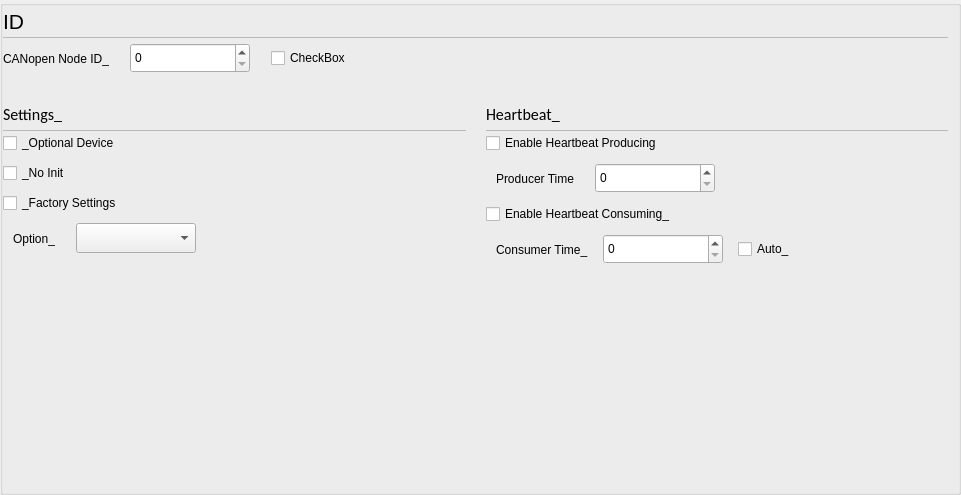
<?xml version="1.0" encoding="UTF-8"?>
<ui version="4.0">
 <class>C_SdNdeCoDeviceConfigWidget</class>
 <widget class="QWidget" name="C_SdNdeCoDeviceConfigWidget">
  <property name="geometry">
   <rect>
    <x>0</x>
    <y>0</y>
    <width>961</width>
    <height>495</height>
   </rect>
  </property>
  <property name="windowTitle">
   <string>C_SdNdeCoDeviceConfigWidget</string>
  </property>
  <layout class="QVBoxLayout" name="verticalLayout_4">
   <property name="leftMargin">
    <number>0</number>
   </property>
   <property name="topMargin">
    <number>0</number>
   </property>
   <property name="rightMargin">
    <number>0</number>
   </property>
   <property name="bottomMargin">
    <number>0</number>
   </property>
   <item>
    <widget class="stw::opensyde_gui_elements::C_OgeGbxTransparent" name="pc_GroupBox_2">
     <property name="minimumSize">
      <size>
       <width>0</width>
       <height>406</height>
      </size>
     </property>
     <layout class="QVBoxLayout" name="verticalLayout_2" stretch="0,0,0,0">
      <property name="spacing">
       <number>0</number>
      </property>
      <property name="leftMargin">
       <number>0</number>
      </property>
      <property name="topMargin">
       <number>0</number>
      </property>
      <property name="rightMargin">
       <number>10</number>
      </property>
      <property name="bottomMargin">
       <number>0</number>
      </property>
      <item>
       <layout class="QHBoxLayout" name="horizontalLayout_3" stretch="0,1">
        <property name="spacing">
         <number>6</number>
        </property>
        <item>
         <widget class="stw::opensyde_gui_elements::C_OgeLabHeadingGroupBold" name="pc_LabelCanOpenIdCaption">
          <property name="minimumSize">
           <size>
            <width>0</width>
            <height>30</height>
           </size>
          </property>
          <property name="maximumSize">
           <size>
            <width>16777215</width>
            <height>30</height>
           </size>
          </property>
          <property name="font">
           <font>
            <family>Segoe UI</family>
            <pointsize>16</pointsize>
           </font>
          </property>
          <property name="text">
           <string>ID</string>
          </property>
         </widget>
        </item>
        <item>
         <spacer name="horizontalSpacer_6">
          <property name="orientation">
           <enum>Qt::Horizontal</enum>
          </property>
          <property name="sizeHint" stdset="0">
           <size>
            <width>40</width>
            <height>10</height>
           </size>
          </property>
         </spacer>
        </item>
       </layout>
      </item>
      <item>
       <layout class="QHBoxLayout" name="horizontalLayout_16">
        <property name="spacing">
         <number>0</number>
        </property>
        <property name="leftMargin">
         <number>0</number>
        </property>
        <property name="topMargin">
         <number>1</number>
        </property>
        <property name="rightMargin">
         <number>0</number>
        </property>
        <item>
         <widget class="stw::opensyde_gui_elements::C_OgeFraSeparator" name="pc_FramSperator1">
          <property name="minimumSize">
           <size>
            <width>0</width>
            <height>1</height>
           </size>
          </property>
          <property name="maximumSize">
           <size>
            <width>16777215</width>
            <height>1</height>
           </size>
          </property>
          <property name="frameShape">
           <enum>QFrame::StyledPanel</enum>
          </property>
          <property name="frameShadow">
           <enum>QFrame::Raised</enum>
          </property>
         </widget>
        </item>
       </layout>
      </item>
      <item>
       <layout class="QHBoxLayout" name="horizontalLayout_9" stretch="0,0,0,0,0,1">
        <property name="spacing">
         <number>6</number>
        </property>
        <property name="topMargin">
         <number>5</number>
        </property>
        <item>
         <widget class="stw::opensyde_gui_elements::C_OgeLabGroupItem" name="pc_LabelCanOpenId">
          <property name="minimumSize">
           <size>
            <width>0</width>
            <height>31</height>
           </size>
          </property>
          <property name="maximumSize">
           <size>
            <width>16777215</width>
            <height>31</height>
           </size>
          </property>
          <property name="text">
           <string>CANopen Node ID_</string>
          </property>
         </widget>
        </item>
        <item>
         <spacer name="horizontalSpacer_28">
          <property name="orientation">
           <enum>Qt::Horizontal</enum>
          </property>
          <property name="sizeType">
           <enum>QSizePolicy::Fixed</enum>
          </property>
          <property name="sizeHint" stdset="0">
           <size>
            <width>15</width>
            <height>1</height>
           </size>
          </property>
         </spacer>
        </item>
        <item>
         <widget class="stw::opensyde_gui_elements::C_OgeSpxNumber" name="pc_SpinBoxCanOpenId">
          <property name="minimumSize">
           <size>
            <width>120</width>
            <height>30</height>
           </size>
          </property>
          <property name="maximumSize">
           <size>
            <width>120</width>
            <height>30</height>
           </size>
          </property>
         </widget>
        </item>
        <item>
         <spacer name="horizontalSpacer_30">
          <property name="orientation">
           <enum>Qt::Horizontal</enum>
          </property>
          <property name="sizeType">
           <enum>QSizePolicy::Fixed</enum>
          </property>
          <property name="sizeHint" stdset="0">
           <size>
            <width>15</width>
            <height>1</height>
           </size>
          </property>
         </spacer>
        </item>
        <item>
         <widget class="stw::opensyde_gui_elements::C_OgeChxPropertiesSmall" name="pc_CheckBoxSameAsOpensyde">
          <property name="text">
           <string>CheckBox</string>
          </property>
         </widget>
        </item>
        <item>
         <spacer name="horizontalSpacer_9">
          <property name="orientation">
           <enum>Qt::Horizontal</enum>
          </property>
          <property name="sizeHint" stdset="0">
           <size>
            <width>40</width>
            <height>1</height>
           </size>
          </property>
         </spacer>
        </item>
       </layout>
      </item>
      <item>
       <layout class="QHBoxLayout" name="horizontalLayout" stretch="1,0,1">
        <property name="spacing">
         <number>0</number>
        </property>
        <property name="topMargin">
         <number>5</number>
        </property>
        <item>
         <layout class="QVBoxLayout" name="verticalLayout" stretch="0,0,0,1">
          <property name="spacing">
           <number>0</number>
          </property>
          <item>
           <layout class="QHBoxLayout" name="horizontalLayout_13" stretch="0,1">
            <property name="spacing">
             <number>6</number>
            </property>
            <property name="topMargin">
             <number>20</number>
            </property>
            <item>
             <widget class="stw::opensyde_gui_elements::C_OgeLabHeadingGroupBold" name="pc_LabelSettingsCaption">
              <property name="minimumSize">
               <size>
                <width>0</width>
                <height>30</height>
               </size>
              </property>
              <property name="maximumSize">
               <size>
                <width>16777215</width>
                <height>30</height>
               </size>
              </property>
              <property name="font">
               <font>
                <family>Calibri</family>
                <pointsize>12</pointsize>
               </font>
              </property>
              <property name="text">
               <string>Settings_</string>
              </property>
             </widget>
            </item>
            <item>
             <spacer name="horizontalSpacer_21">
              <property name="orientation">
               <enum>Qt::Horizontal</enum>
              </property>
              <property name="sizeHint" stdset="0">
               <size>
                <width>40</width>
                <height>1</height>
               </size>
              </property>
             </spacer>
            </item>
           </layout>
          </item>
          <item>
           <layout class="QHBoxLayout" name="horizontalLayout_21" stretch="1">
            <property name="spacing">
             <number>0</number>
            </property>
            <property name="leftMargin">
             <number>0</number>
            </property>
            <property name="topMargin">
             <number>1</number>
            </property>
            <item>
             <widget class="stw::opensyde_gui_elements::C_OgeFraSeparator" name="pc_FramSperator1_3">
              <property name="minimumSize">
               <size>
                <width>0</width>
                <height>1</height>
               </size>
              </property>
              <property name="maximumSize">
               <size>
                <width>16777215</width>
                <height>1</height>
               </size>
              </property>
              <property name="frameShape">
               <enum>QFrame::StyledPanel</enum>
              </property>
              <property name="frameShadow">
               <enum>QFrame::Raised</enum>
              </property>
             </widget>
            </item>
           </layout>
          </item>
          <item>
           <layout class="QGridLayout" name="gridLayout">
            <property name="topMargin">
             <number>2</number>
            </property>
            <property name="horizontalSpacing">
             <number>25</number>
            </property>
            <property name="verticalSpacing">
             <number>10</number>
            </property>
            <item row="2" column="0">
             <layout class="QHBoxLayout" name="horizontalLayout_2">
              <property name="spacing">
               <number>6</number>
              </property>
              <item>
               <widget class="stw::opensyde_gui_elements::C_OgeChxPropertiesSmall" name="pc_CheckBoxFactorySettings">
                <property name="text">
                 <string>_Factory Settings</string>
                </property>
               </widget>
              </item>
             </layout>
            </item>
            <item row="1" column="0">
             <widget class="stw::opensyde_gui_elements::C_OgeChxPropertiesSmall" name="pc_CheckBoxNoInitialization">
              <property name="text">
               <string>_No Init</string>
              </property>
             </widget>
            </item>
            <item row="0" column="0">
             <widget class="stw::opensyde_gui_elements::C_OgeChxPropertiesSmall" name="pc_CheckBoxOptionalDevice">
              <property name="text">
               <string>_Optional Device</string>
              </property>
             </widget>
            </item>
            <item row="3" column="0">
             <layout class="QHBoxLayout" name="horizontalLayout_4">
              <property name="spacing">
               <number>6</number>
              </property>
              <item>
               <spacer name="horizontalSpacer_23">
                <property name="orientation">
                 <enum>Qt::Horizontal</enum>
                </property>
                <property name="sizeType">
                 <enum>QSizePolicy::Fixed</enum>
                </property>
                <property name="sizeHint" stdset="0">
                 <size>
                  <width>10</width>
                  <height>10</height>
                 </size>
                </property>
               </spacer>
              </item>
              <item>
               <widget class="stw::opensyde_gui_elements::C_OgeLabGroupItem" name="pc_LabelOption">
                <property name="minimumSize">
                 <size>
                  <width>0</width>
                  <height>31</height>
                 </size>
                </property>
                <property name="maximumSize">
                 <size>
                  <width>16777215</width>
                  <height>30</height>
                 </size>
                </property>
                <property name="text">
                 <string>Option_</string>
                </property>
               </widget>
              </item>
              <item>
               <spacer name="horizontalSpacer_20">
                <property name="orientation">
                 <enum>Qt::Horizontal</enum>
                </property>
                <property name="sizeType">
                 <enum>QSizePolicy::Fixed</enum>
                </property>
                <property name="sizeHint" stdset="0">
                 <size>
                  <width>15</width>
                  <height>10</height>
                 </size>
                </property>
               </spacer>
              </item>
              <item>
               <widget class="stw::opensyde_gui_elements::C_OgeCbxText" name="pc_ComboBoxFactorySettings">
                <property name="minimumSize">
                 <size>
                  <width>120</width>
                  <height>30</height>
                 </size>
                </property>
                <property name="maximumSize">
                 <size>
                  <width>16777215</width>
                  <height>30</height>
                 </size>
                </property>
               </widget>
              </item>
              <item>
               <spacer name="horizontalSpacer_36">
                <property name="orientation">
                 <enum>Qt::Horizontal</enum>
                </property>
                <property name="sizeType">
                 <enum>QSizePolicy::Expanding</enum>
                </property>
                <property name="sizeHint" stdset="0">
                 <size>
                  <width>15</width>
                  <height>1</height>
                 </size>
                </property>
               </spacer>
              </item>
             </layout>
            </item>
           </layout>
          </item>
          <item>
           <spacer name="verticalSpacer_15">
            <property name="orientation">
             <enum>Qt::Vertical</enum>
            </property>
            <property name="sizeType">
             <enum>QSizePolicy::Expanding</enum>
            </property>
            <property name="sizeHint" stdset="0">
             <size>
              <width>20</width>
              <height>20</height>
             </size>
            </property>
           </spacer>
          </item>
         </layout>
        </item>
        <item>
         <spacer name="horizontalSpacer_5">
          <property name="orientation">
           <enum>Qt::Horizontal</enum>
          </property>
          <property name="sizeType">
           <enum>QSizePolicy::Fixed</enum>
          </property>
          <property name="sizeHint" stdset="0">
           <size>
            <width>20</width>
            <height>20</height>
           </size>
          </property>
         </spacer>
        </item>
        <item>
         <layout class="QVBoxLayout" name="verticalLayout_3" stretch="0,0,0,1">
          <property name="spacing">
           <number>0</number>
          </property>
          <item>
           <layout class="QHBoxLayout" name="horizontalLayout_14" stretch="0,1">
            <property name="spacing">
             <number>6</number>
            </property>
            <property name="topMargin">
             <number>20</number>
            </property>
            <item>
             <widget class="stw::opensyde_gui_elements::C_OgeLabHeadingGroupBold" name="pc_LabelHeartbeatCaption">
              <property name="minimumSize">
               <size>
                <width>0</width>
                <height>30</height>
               </size>
              </property>
              <property name="maximumSize">
               <size>
                <width>16777215</width>
                <height>30</height>
               </size>
              </property>
              <property name="font">
               <font>
                <family>Calibri</family>
                <pointsize>12</pointsize>
               </font>
              </property>
              <property name="text">
               <string>Heartbeat_</string>
              </property>
             </widget>
            </item>
            <item>
             <spacer name="horizontalSpacer_22">
              <property name="orientation">
               <enum>Qt::Horizontal</enum>
              </property>
              <property name="sizeHint" stdset="0">
               <size>
                <width>40</width>
                <height>1</height>
               </size>
              </property>
             </spacer>
            </item>
           </layout>
          </item>
          <item>
           <layout class="QHBoxLayout" name="horizontalLayout_24" stretch="1">
            <property name="spacing">
             <number>0</number>
            </property>
            <property name="leftMargin">
             <number>0</number>
            </property>
            <property name="topMargin">
             <number>1</number>
            </property>
            <item>
             <widget class="stw::opensyde_gui_elements::C_OgeFraSeparator" name="pc_FramSperator1_4">
              <property name="minimumSize">
               <size>
                <width>0</width>
                <height>1</height>
               </size>
              </property>
              <property name="maximumSize">
               <size>
                <width>16777215</width>
                <height>1</height>
               </size>
              </property>
              <property name="frameShape">
               <enum>QFrame::StyledPanel</enum>
              </property>
              <property name="frameShadow">
               <enum>QFrame::Raised</enum>
              </property>
             </widget>
            </item>
           </layout>
          </item>
          <item>
           <layout class="QGridLayout" name="gridLayout_2">
            <property name="topMargin">
             <number>2</number>
            </property>
            <property name="horizontalSpacing">
             <number>25</number>
            </property>
            <property name="verticalSpacing">
             <number>10</number>
            </property>
            <item row="3" column="4">
             <spacer name="horizontalSpacer_34">
              <property name="orientation">
               <enum>Qt::Horizontal</enum>
              </property>
              <property name="sizeHint" stdset="0">
               <size>
                <width>40</width>
                <height>1</height>
               </size>
              </property>
             </spacer>
            </item>
            <item row="2" column="2">
             <widget class="stw::opensyde_gui_elements::C_OgeChxPropertiesSmall" name="pc_CheckBoxEnableHeartbeatConsuming">
              <property name="text">
               <string>Enable Heartbeat Consuming_</string>
              </property>
             </widget>
            </item>
            <item row="0" column="2">
             <widget class="stw::opensyde_gui_elements::C_OgeChxPropertiesSmall" name="pc_CheckBoxEnableHeartbeatProducing">
              <property name="text">
               <string>Enable Heartbeat Producing</string>
              </property>
             </widget>
            </item>
            <item row="0" column="4">
             <spacer name="horizontalSpacer_32">
              <property name="orientation">
               <enum>Qt::Horizontal</enum>
              </property>
              <property name="sizeHint" stdset="0">
               <size>
                <width>40</width>
                <height>1</height>
               </size>
              </property>
             </spacer>
            </item>
            <item row="1" column="2">
             <layout class="QHBoxLayout" name="horizontalLayout_8">
              <item>
               <spacer name="horizontalSpacer_18">
                <property name="orientation">
                 <enum>Qt::Horizontal</enum>
                </property>
                <property name="sizeType">
                 <enum>QSizePolicy::Fixed</enum>
                </property>
                <property name="sizeHint" stdset="0">
                 <size>
                  <width>10</width>
                  <height>10</height>
                 </size>
                </property>
               </spacer>
              </item>
              <item>
               <widget class="stw::opensyde_gui_elements::C_OgeLabGroupItem" name="pc_LabelProducerTime">
                <property name="minimumSize">
                 <size>
                  <width>0</width>
                  <height>31</height>
                 </size>
                </property>
                <property name="maximumSize">
                 <size>
                  <width>16777215</width>
                  <height>30</height>
                 </size>
                </property>
                <property name="text">
                 <string>Producer Time</string>
                </property>
               </widget>
              </item>
              <item>
               <spacer name="horizontalSpacer_19">
                <property name="orientation">
                 <enum>Qt::Horizontal</enum>
                </property>
                <property name="sizeType">
                 <enum>QSizePolicy::Fixed</enum>
                </property>
                <property name="sizeHint" stdset="0">
                 <size>
                  <width>21</width>
                  <height>10</height>
                 </size>
                </property>
               </spacer>
              </item>
              <item>
               <widget class="stw::opensyde_gui_elements::C_OgeSpxNumber" name="pc_SpinBoxProducerTime">
                <property name="minimumSize">
                 <size>
                  <width>120</width>
                  <height>30</height>
                 </size>
                </property>
                <property name="maximumSize">
                 <size>
                  <width>120</width>
                  <height>30</height>
                 </size>
                </property>
               </widget>
              </item>
              <item>
               <spacer name="horizontalSpacer_33">
                <property name="orientation">
                 <enum>Qt::Horizontal</enum>
                </property>
                <property name="sizeHint" stdset="0">
                 <size>
                  <width>40</width>
                  <height>1</height>
                 </size>
                </property>
               </spacer>
              </item>
             </layout>
            </item>
            <item row="3" column="2">
             <layout class="QHBoxLayout" name="horizontalLayout_10">
              <item>
               <spacer name="horizontalSpacer_24">
                <property name="orientation">
                 <enum>Qt::Horizontal</enum>
                </property>
                <property name="sizeType">
                 <enum>QSizePolicy::Fixed</enum>
                </property>
                <property name="sizeHint" stdset="0">
                 <size>
                  <width>10</width>
                  <height>10</height>
                 </size>
                </property>
               </spacer>
              </item>
              <item>
               <widget class="stw::opensyde_gui_elements::C_OgeLabGroupItem" name="pc_LabelConsumerTime">
                <property name="minimumSize">
                 <size>
                  <width>0</width>
                  <height>31</height>
                 </size>
                </property>
                <property name="maximumSize">
                 <size>
                  <width>16777215</width>
                  <height>30</height>
                 </size>
                </property>
                <property name="text">
                 <string>Consumer Time_</string>
                </property>
               </widget>
              </item>
              <item>
               <spacer name="horizontalSpacer_25">
                <property name="orientation">
                 <enum>Qt::Horizontal</enum>
                </property>
                <property name="sizeType">
                 <enum>QSizePolicy::Fixed</enum>
                </property>
                <property name="sizeHint" stdset="0">
                 <size>
                  <width>15</width>
                  <height>10</height>
                 </size>
                </property>
               </spacer>
              </item>
              <item>
               <widget class="stw::opensyde_gui_elements::C_OgeSpxNumber" name="pc_SpinBoxConsumerTime">
                <property name="minimumSize">
                 <size>
                  <width>120</width>
                  <height>30</height>
                 </size>
                </property>
                <property name="maximumSize">
                 <size>
                  <width>120</width>
                  <height>30</height>
                 </size>
                </property>
               </widget>
              </item>
              <item>
               <spacer name="horizontalSpacer_31">
                <property name="orientation">
                 <enum>Qt::Horizontal</enum>
                </property>
                <property name="sizeType">
                 <enum>QSizePolicy::Fixed</enum>
                </property>
                <property name="sizeHint" stdset="0">
                 <size>
                  <width>15</width>
                  <height>1</height>
                 </size>
                </property>
               </spacer>
              </item>
              <item>
               <widget class="stw::opensyde_gui_elements::C_OgeChxPropertiesSmall" name="pc_CheckBoxConsumerTimeAuto">
                <property name="text">
                 <string>Auto_</string>
                </property>
               </widget>
              </item>
             </layout>
            </item>
            <item row="1" column="4">
             <spacer name="horizontalSpacer_35">
              <property name="orientation">
               <enum>Qt::Horizontal</enum>
              </property>
              <property name="sizeHint" stdset="0">
               <size>
                <width>40</width>
                <height>1</height>
               </size>
              </property>
             </spacer>
            </item>
            <item row="2" column="4">
             <spacer name="horizontalSpacer_37">
              <property name="orientation">
               <enum>Qt::Horizontal</enum>
              </property>
              <property name="sizeHint" stdset="0">
               <size>
                <width>40</width>
                <height>1</height>
               </size>
              </property>
             </spacer>
            </item>
           </layout>
          </item>
          <item>
           <spacer name="verticalSpacer_17">
            <property name="orientation">
             <enum>Qt::Vertical</enum>
            </property>
            <property name="sizeType">
             <enum>QSizePolicy::Expanding</enum>
            </property>
            <property name="sizeHint" stdset="0">
             <size>
              <width>20</width>
              <height>20</height>
             </size>
            </property>
           </spacer>
          </item>
         </layout>
        </item>
       </layout>
      </item>
     </layout>
    </widget>
   </item>
  </layout>
 </widget>
 <customwidgets>
  <customwidget>
   <class>stw::opensyde_gui_elements::C_OgeFraSeparator</class>
   <extends>QFrame</extends>
   <header>C_OgeFraSeparator.hpp</header>
   <container>1</container>
  </customwidget>
  <customwidget>
   <class>stw::opensyde_gui_elements::C_OgeLabGroupItem</class>
   <extends>QLabel</extends>
   <header>C_OgeLabGroupItem.hpp</header>
  </customwidget>
  <customwidget>
   <class>stw::opensyde_gui_elements::C_OgeLabHeadingGroupBold</class>
   <extends>QLabel</extends>
   <header>C_OgeLabHeadingGroupBold.hpp</header>
  </customwidget>
  <customwidget>
   <class>stw::opensyde_gui_elements::C_OgeCbxText</class>
   <extends>QComboBox</extends>
   <header>C_OgeCbxText.hpp</header>
  </customwidget>
  <customwidget>
   <class>stw::opensyde_gui_elements::C_OgeGbxTransparent</class>
   <extends>QGroupBox</extends>
   <header>C_OgeGbxTransparent.hpp</header>
   <container>1</container>
  </customwidget>
  <customwidget>
   <class>stw::opensyde_gui_elements::C_OgeSpxNumber</class>
   <extends>QSpinBox</extends>
   <header>C_OgeSpxNumber.hpp</header>
  </customwidget>
  <customwidget>
   <class>stw::opensyde_gui_elements::C_OgeChxPropertiesSmall</class>
   <extends>QCheckBox</extends>
   <header>C_OgeChxPropertiesSmall.hpp</header>
  </customwidget>
 </customwidgets>
 <resources/>
 <connections/>
</ui>
